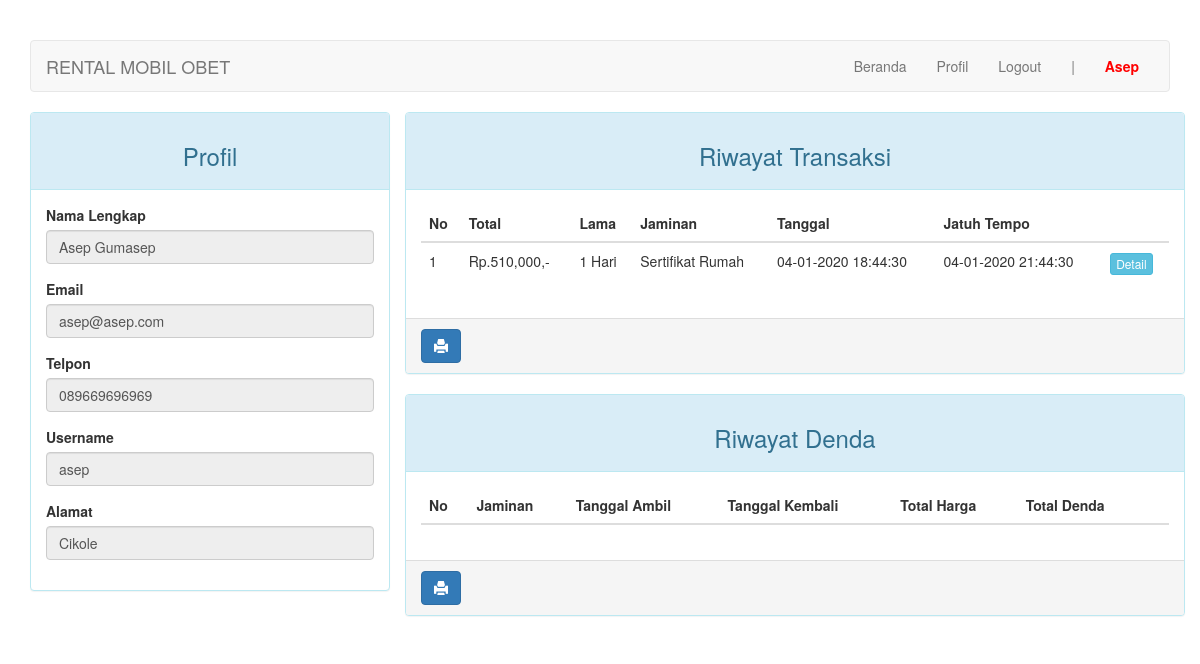
The app's page /index.php?page=profil (signed in) with its own data.
### tables this page shows
CREATE TABLE `pelanggan` (
  `id_pelanggan` int(11) NOT NULL,
  `no_ktp` char(16) NOT NULL,
  `nama` varchar(30) NOT NULL,
  `email` varchar(30) NOT NULL,
  `no_telp` char(12) NOT NULL,
  `alamat` varchar(50) DEFAULT NULL,
  `username` varchar(10) NOT NULL,
  `password` varchar(32) NOT NULL
);

CREATE TABLE `transaksi` (
  `id_transaksi` int(11) NOT NULL,
  `id_pelanggan` int(11) NOT NULL,
  `id_mobil` int(11) NOT NULL,
  `tgl_sewa` datetime NOT NULL,
  `tgl_ambil` datetime DEFAULT NULL,
  `tgl_kembali` datetime DEFAULT NULL,
  `lama` tinyint(1) NOT NULL,
  `total_harga` int(7) NOT NULL,
  `status` enum('0','1') NOT NULL,
  `jaminan` varchar(30) NOT NULL,
  `denda` int(7) DEFAULT '0',
  `jatuh_tempo` datetime NOT NULL,
  `konfirmasi` enum('0','1') DEFAULT NULL,
  `pembatalan` enum('0','1') DEFAULT NULL
);

### pelanggan/profil.php (the view, shortened to what this page needs)
<div class="row">
  <div class="col-md-4 hidden-print">
    <div class="panel panel-info">
        <div class="panel-heading"><h3 class="text-center">Profil</h3></div>
        <div class="panel-body">
            <?php if (isset($_SESSION["pelanggan"])): ?>
                <?php $id = $_SESSION["pelanggan"]["id"]; if ($query = $connection->query("SELECT * FROM pelanggan WHERE id_pelanggan=$id")): ?>
                    <?php while ($data = $query->fetch_assoc()): ?>
                        <form>
                            <div class="form-group">
                                <label for="nama">Nama Lengkap</label>
                                <input disabled="on" type="text" name="nama" class="form-control" value="<?=$data['nama']?>">
                            </div>
                            <div class="form-group">
                                <label for="email">Email</label>
                                <input disabled="on" type="email" name="email" class="form-control" value="<?=$data['email']?>">
                            </div>
                            <div class="form-group">
                                <label for="no_telp">Telpon</label>
                                <input disabled="on" type="text" name="no_telp" class="form-control" value="<?=$data['no_telp']?>">
                            </div>
                            <div class="form-group">
                                <label for="username">Username</label>
                                <input disabled="on" type="text" name="username" class="form-control" value="<?=$data['username']?>">
                            </div>
                            <div class="form-group">
                                <label for="alamat">Alamat</label>
                                <input disabled="on" type="text" name="alamat" class="form-control" value="<?=$data['alamat']?>">
                            </div>
                        </form>
                    <?php endwhile ?>
                <?php endif ?>
            <?php endif ?>
        </div>
    </div>
  </div>
  <div class="col-md-8">
    <div class="row">
        <div class="panel panel-info">
          <div class="panel-heading"><h3 class="text-center">Riwayat Transaksi</h3></div>
          <div class="panel-body">
            <?php if ($query = $connection->query("SELECT * FROM transaksi WHERE id_pelanggan=$id")): ?>
                <?php $no = 1; ?>
                <table class="table table-hover">
                    <thead>
                        <tr>
                            <th>No</th>
                            <th>Total</th>
                            <th>Lama</th>
                            <th>Jaminan</th>
                            <th>Tanggal</th>
                            <th>Jatuh Tempo</th>
                            <th class="hidden-print"></th>
                        </tr>
                    </thead>
                    <tbody>
                        <?php while ($data = $query->fetch_assoc()): ?>
                            <tr>
                                <td><?=$no++?></td>
                                <td>Rp.<?=number_format($data['total_harga'])?>,-</td>
                                <td><?=$data['lama']?> Hari</td>
                                <td><?=$data['jaminan']?></td>
                                <td><?=date("d-m-Y H:i:s", strtotime($data['tgl_sewa']))?></td>
                                <td><?=date("d-m-Y H:i:s", strtotime($data['jatuh_tempo']))?></td>
                                <td class="hidden-print">
                                  <div class="btn-group">
                                      <a href="?page=detail&id=<?= $data['id_transaksi'] ?>" class="btn btn-info btn-xs">Detail</a>
                                  </div>
                                </td>
                            </tr>
                        <?php endwhile ?>
                    </tbody>
                </table>
            <?php endif ?>
          </div>
          <div class="panel-footer hidden-print ">
              <a onClick="window.print();return false" class="btn btn-primary"><i class="glyphicon glyphicon-print"></i></a>
          </div>
        </div>
    </div>
    <div class="row">
        <div class="panel panel-info">
          <div class="panel-heading"><h3 class="text-center">Riwayat Denda</h3></div>
          <div class="panel-body">
            <?php if ($query = $connection->query("SELECT * FROM transaksi WHERE id_pelanggan=$id AND denda <> ''")): ?>
                <table class="table table-hover">
                    <thead>
                        <tr>
                            <th>No</th>
                            <th>Jaminan</th>
                            <th>Tanggal Ambil</th>
                            <th>Tanggal Kembali</th>
                            <th>Total Harga</th>
                            <th>Total Denda</th>
                            <th></th>
                        </tr>
                    </thead>
                </table>
            <?php endif ?>
          </div>
          <div class="panel-footer hidden-print ">
              <a onClick="window.print();return false" class="btn btn-primary"><i class="glyphicon glyphicon-print"></i></a>
          </div>
        </div>
    </div>
  </div>
</div>

### index.php (style rules this page uses)
body { margin-top: 40px; }

### records on screen
pelanggan: nama "Asep Gumasep", email "asep@asep.com", no_telp "089669696969", username "asep", alamat "Cikole"
transaksi: total_harga "510,000", lama "1", jaminan "Sertifikat Rumah", tgl_sewa "04-01-2020 18:44:30", jatuh_tempo "04-01-2020 21:44:30"

### other values on screen
$_SESSION["pelanggan"]["username"] "Asep"
